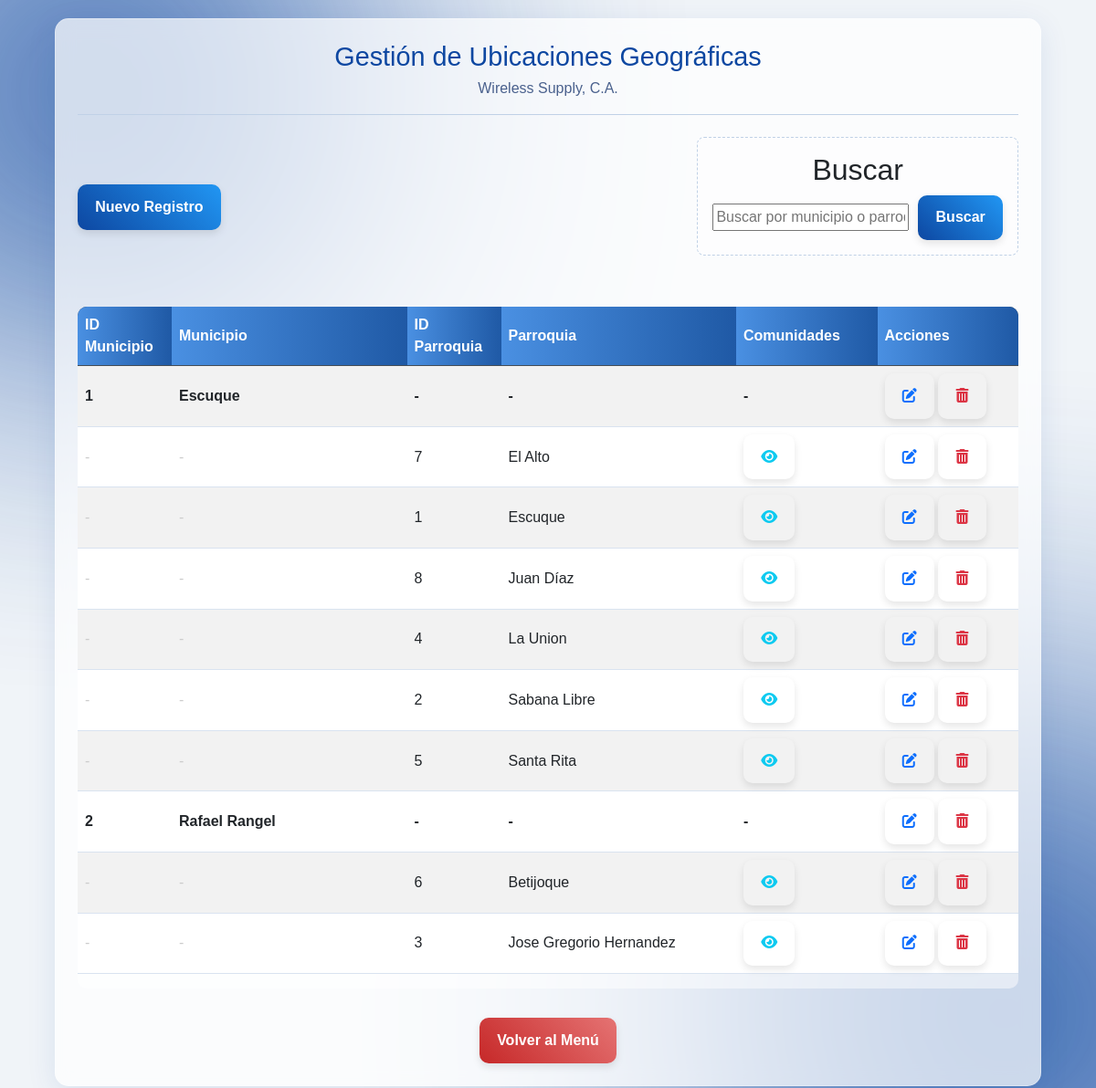
/paginas/gestion_municipios.php, run on the app's committed database.
### tables this page shows
CREATE TABLE `parroquia` (
  `id_parroquia` int(11) NOT NULL,
  `nombre_parroquia` varchar(100) NOT NULL,
  `id_municipio` int(11) NOT NULL
);

CREATE TABLE `municipio` (
  `id_municipio` int(11) NOT NULL,
  `nombre_municipio` varchar(100) NOT NULL
);

### paginas/gestion_municipios.php (the view, shortened to what this page needs)
<?php
require_once 'conexion.php';
$search_term = isset($_GET['search']) ? $_GET['search'] : '';
$sql = "SELECT m.id_municipio, m.nombre_municipio, p.id_parroquia, p.nombre_parroquia
        FROM `municipio` m
        LEFT JOIN `parroquia` p ON m.id_municipio = p.id_municipio";
if (!empty($search_term)) {
    $sql .= " WHERE m.nombre_municipio LIKE ? OR p.nombre_parroquia LIKE ?";
    $search_param = "%" . $search_term . "%";
    $stmt = $conn->prepare($sql);
    $stmt->bind_param("ss", $search_param, $search_param);
    $stmt->execute();
    $result = $stmt->get_result();
} else {
    $sql .= " ORDER BY m.nombre_municipio ASC, p.nombre_parroquia ASC";
    $result = $conn->query($sql);
}
$data = [];
if ($result && $result->num_rows > 0) {
    while ($row = $result->fetch_assoc()) {
        $data[] = $row;
    }
}
?>
<!DOCTYPE html>
<html lang="es">
<head>
    <link href="../css/all.min.css" rel="stylesheet">
    <link href="../css/bootstrap.min.css" rel="stylesheet">
    <link rel="stylesheet" href="../css/style3.css">
    <link rel="stylesheet" href="../css/style4.css">
</head>
<body>
    <div class="register-container">
        <header class="register-header">
            <h1>Gestión de Ubicaciones Geográficas</h1>
            <p>Wireless Supply, C.A.</p>
        </header>
        <div class="header-actions">
            <div>
                <a href="registro_municipios.php" class="btn btn-primary">Nuevo Registro</a>
            </div>
            <div class="step-section search-section">
                <h2 style="margin-top: 0;">Buscar</h2>
                <form action="gestion_municipios.php" method="GET" class="search-form">
                    <input type="text" name="search" placeholder="Buscar por municipio o parroquia..." value="<?php echo htmlspecialchars($search_term); ?>">
                    <button type="submit" class="btn btn-primary">Buscar</button>
                </form>
            </div>
        </div>
        <div class="table-container">
            <table class="table table-striped table-hover">
                <thead>
                    <tr>
                        <th style="width: 10%;">ID Municipio</th>
                        <th style="width: 25%;">Municipio</th>
                        <th style="width: 10%;">ID Parroquia</th>
                        <th style="width: 25%;">Parroquia</th>
                        <th style="width: 15%;">Comunidades</th>
                        <th style="width: 15%;">Acciones</th>
                    </tr>
                </thead>
                <tbody>
                    <?php
                    $current_municipio_id = null;
                    if (!empty($data)): ?>
                        <?php foreach ($data as $row): ?>
                            <?php if ($current_municipio_id !== $row['id_municipio']): ?>
                                <tr class="municipio-row">
                                    <td><?php echo htmlspecialchars($row['id_municipio']); ?></td>
                                    <td><?php echo htmlspecialchars($row['nombre_municipio']); ?></td>
                                    <td>-</td>
                                    <td>-</td>
                                    <td>-</td>
                                    <td class="action-links">
                                        <a href="#"
                                            data-bs-toggle="modal"
                                            data-bs-target="#modalModificacion"
                                            data-id="<?php echo urlencode($row['id_municipio']); ?>"
                                            data-nombre="<?php echo htmlspecialchars($row['nombre_municipio']); ?>"
                                            data-type="municipio"
                                            class="btn btn-sm" title="Modificar Municipio">
                                            <i class="fa-solid fa-pen-to-square text-primary"></i>
                                        </a>
                                        <a href="#"
                                            data-bs-href="gestion_municipios.php?action=delete_municipio&id=<?php echo urlencode($row['id_municipio']); ?>"
                                            data-bs-toggle="modal"
                                            data-bs-target="#eliminaModal"
                                            class="btn btn-sm"
                                            title="Eliminar Municipio">
                                            <i class="fa-solid fa-trash-can text-danger"></i>
                                        </a>
                                    </td>
                                </tr>
                                <?php $current_municipio_id = $row['id_municipio']; ?>
                            <?php endif; ?>
                            <?php if ($row['id_parroquia']): ?>
                                <tr class="parroquia-row">
                                    <td>-</td>
                                    <td>-</td>
                                    <td><?php echo htmlspecialchars($row['id_parroquia']); ?></td>
                                    <td><?php echo htmlspecialchars($row['nombre_parroquia']); ?></td>
                                    <td class="action-links">
                                        <a href="#"
                                            data-bs-toggle="modal"
                                            data-bs-target="#modalComunidades"
                                            data-parroquia-id="<?php echo urlencode($row['id_parroquia']); ?>"
                                            data-parroquia-nombre="<?php echo htmlspecialchars($row['nombre_parroquia']); ?>"
                                            class="btn btn-sm btn-comunidades"
                                            title="Ver Comunidades Asociadas">
                                            <i class="fa-solid fa-eye text-info"></i> </a>
                                    </td>
                                    <td class="action-links">
                                        <a href="#"
                                            data-bs-toggle="modal"
                                            data-bs-target="#modalModificacion"
                                            data-id="<?php echo urlencode($row['id_parroquia']); ?>"
                                            data-nombre="<?php echo htmlspecialchars($row['nombre_parroquia']); ?>"
                                            data-municipio-id="<?php echo urlencode($row['id_municipio']); ?>"
                                            data-type="parroquia"
                                            class="btn btn-sm" title="Modificar Parroquia">
                                            <i class="fa-solid fa-pen-to-square text-primary"></i>
                                        </a>
                                        <a href="#"
                                            data-bs-href="gestion_municipios.php?action=delete_parroquia&id=<?php echo urlencode($row['id_parroquia']); ?>"
                                            data-bs-toggle="modal"
                                            data-bs-target="#eliminaModal"
                                            class="btn btn-sm"
                                            title="Eliminar Parroquia">
                                            <i class="fa-solid fa-trash-can text-danger"></i>
                                        </a>
                                    </td>
                                </tr>
                            <?php endif; ?>
                        <?php endforeach; ?>
                    <?php else: ?>
                        <tr><td colspan="6">No se encontraron municipios ni parroquias que coincidan con la búsqueda.</td></tr>
                    <?php endif; ?>
                </tbody>
            </table>
        </div>
        <div style="margin-top: 2em; text-align: center;">
            <a href="menu.php" class="btn btn-secondary">Volver al Menú</a>
        </div>
    </div>
</body>
</html>

### css/style3.css (style rules this page uses)
body { background-color: #f0f4f8; font-family: Arial, sans-serif; display: flex; justify-content: center; align-items: center; min-height: 100vh; margin: 0; overflow-x: hidden; position: relative; z-index: 1; }
body::before, body::after { content: ''; position: fixed; border-radius: 50%; z-index: -1; filter: blur(150px); opacity: 0.8; animation: blob-move 20s infinite alternate cubic-bezier(0.68, -0.55, 0.265, 1.55); }
body::before { background: #0d47a1; width: 600px; height: 600px; top: -200px; left: -200px; }
body::after { background: #0d47a1; width: 700px; height: 700px; bottom: -250px; right: -250px; animation-delay: -10s; }
.register-container { background: rgba(255, 255, 255, 0.7); backdrop-filter: blur(10px); -webkit-backdrop-filter: blur(10px); border-radius: 15px; border: 1px solid rgba(255, 255, 255, 0.3); box-shadow: 0 8px 32px 0 rgba(13, 71, 161, 0.1); padding: 2em; width: 90%; max-width: 700px; text-align: center; margin: 20px auto; z-index: 2; }
.register-header h1 { color: #0d47a1; font-size: 1.8em; margin: 0 0 0.2em 0; }
.register-header p { color: #4a618d; font-size: 1em; border-bottom: 1px solid #c0d1e6; padding-bottom: 1em; margin-bottom: 1.5em; }
.step-section { padding: 1em; border: 1px dashed #c0d1e6; border-radius: 8px; background-color: rgba(255, 255, 255, 0.4); margin-bottom: 1.5em; }
.btn { display: inline-block; padding: 0.8em 1.5em; border-radius: 10px; cursor: pointer; font-size: 1em; font-weight: bold; text-decoration: none; transition: all 0.3s cubic-bezier(0.175, 0.885, 0.32, 1.275); box-shadow: 0 4px 8px rgba(0, 0, 0, 0.1); border: none; }
.btn-primary { background: linear-gradient(45deg, #0d47a1, #2196f3); color: white; width: 100%; }
.btn-secondary { background: linear-gradient(45deg, #c62828, #e57373); color: white; border: none; }

### css/style4.css (style rules this page uses)
body { background-color: #f0f4f8; font-family: Arial, sans-serif; margin: 0; overflow-x: hidden; position: relative; z-index: 1; }
body::before, body::after { content: ''; position: fixed; border-radius: 50%; z-index: -1; filter: blur(150px); opacity: 0.8; animation: blob-move 20s infinite alternate cubic-bezier(0.68, -0.55, 0.265, 1.55); }
body::before { background: #0d47a1; width: 600px; height: 600px; top: -200px; left: -200px; }
body::after { background: #0d47a1; width: 700px; height: 700px; bottom: -250px; right: -250px; animation-delay: -10s; }
.register-container { max-width: 95%; padding: 1.5em; margin: 20px auto; background: rgba(255, 255, 255, 0.7); backdrop-filter: blur(10px); -webkit-backdrop-filter: blur(10px); border-radius: 15px; border: 1px solid rgba(255, 255, 255, 0.3); box-shadow: 0 8px 32px 0 rgba(13, 71, 161, 0.1); z-index: 2; position: relative; }
.table-container { margin-top: 2em; background: rgba(255, 255, 255, 0.5); border-radius: 10px; overflow: hidden; }
.municipio-row { background-color: rgba(240, 244, 248, 0.8); font-weight: bold; }
.parroquia-row { background-color: rgba(248, 249, 250, 0.8); }
table { width: 100%; border-collapse: collapse; box-shadow: none; }
th, td { padding: 12px 15px; text-align: left; border-bottom: 1px solid rgba(192, 209, 230, 0.6); }
th { background: linear-gradient(90deg, #4A90E2, #1F59A5); color: white; }
.btn { display: inline-block; padding: 0.8em 1.2em; border-radius: 10px; font-size: 1em; font-weight: bold; text-decoration: none; transition: all 0.3s cubic-bezier(0.175, 0.885, 0.32, 1.275); box-shadow: 0 4px 8px rgba(0, 0, 0, 0.1); border: none; }
.btn-primary { background: linear-gradient(45deg, #0d47a1, #2196f3); color: white; }
.header-actions { display: flex; justify-content: space-between; align-items: center; margin-bottom: 2em; gap: 1em; }
.search-form { display: flex; gap: 10px; align-items: center; }
.table td, .table th { padding-top: 8px !important; padding-bottom: 8px !important; vertical-align: middle; }
.action-links { padding-top: 5px !important; padding-bottom: 5px !important; }

### paginas/gestion_municipios.php (style rules this page uses)
.table-container table { width: 100%; border-collapse: collapse; }
.municipio-row { background-color: #f0f8ff; font-weight: bold; }
.parroquia-row td:nth-child(1), .parroquia-row td:nth-child(2) { background-color: #fff; color: #ccc; }
.table thead th { color: white; background-color: #343a40; border-color: #454d55; }
.btn-primary { background-color: #0d6efd; border-color: #0d6efd; }

### data on the page
parroquia: id_municipio.id_municipio "1", id_municipio.nombre_municipio "Escuque", id_parroquia "7", nombre_parroquia "El Alto"
parroquia: id_parroquia "1", nombre_parroquia "Escuque"
parroquia: id_parroquia "8", nombre_parroquia "Juan Díaz"
parroquia: id_parroquia "4", nombre_parroquia "La Union"
parroquia: id_parroquia "2", nombre_parroquia "Sabana Libre"
parroquia: id_parroquia "5", nombre_parroquia "Santa Rita"
parroquia: id_municipio.id_municipio "2", id_municipio.nombre_municipio "Rafael Rangel", id_parroquia "6", nombre_parroquia "Betijoque"
parroquia: id_parroquia "3", nombre_parroquia "Jose Gregorio Hernandez"
